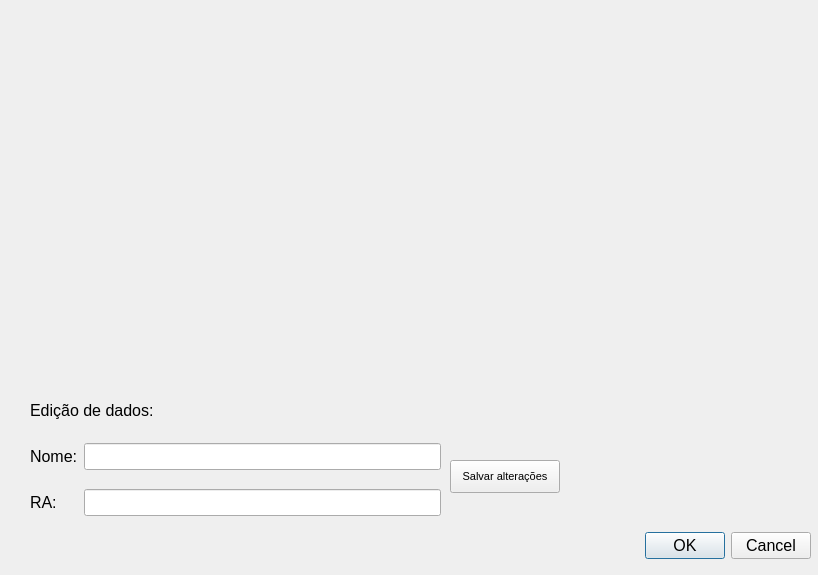
<?xml version="1.0" encoding="UTF-8"?>
<ui version="4.0">
 <class>Info_aluno</class>
 <widget class="QDialog" name="Info_aluno">
  <property name="geometry">
   <rect>
    <x>0</x>
    <y>0</y>
    <width>818</width>
    <height>575</height>
   </rect>
  </property>
  <property name="font">
   <font>
    <pointsize>12</pointsize>
   </font>
  </property>
  <property name="windowTitle">
   <string>Dialog</string>
  </property>
  <widget class="QDialogButtonBox" name="buttonBox">
   <property name="geometry">
    <rect>
     <x>470</x>
     <y>530</y>
     <width>341</width>
     <height>32</height>
    </rect>
   </property>
   <property name="orientation">
    <enum>Qt::Horizontal</enum>
   </property>
   <property name="standardButtons">
    <set>QDialogButtonBox::Cancel|QDialogButtonBox::Ok</set>
   </property>
  </widget>
  <widget class="QLabel" name="lbl_Nome">
   <property name="geometry">
    <rect>
     <x>110</x>
     <y>60</y>
     <width>661</width>
     <height>81</height>
    </rect>
   </property>
   <property name="font">
    <font>
     <pointsize>25</pointsize>
    </font>
   </property>
   <property name="text">
    <string>&lt;Nome aluno&gt;</string>
   </property>
  </widget>
  <widget class="QLabel" name="lbl_RA">
   <property name="geometry">
    <rect>
     <x>110</x>
     <y>190</y>
     <width>331</width>
     <height>81</height>
    </rect>
   </property>
   <property name="font">
    <font>
     <pointsize>25</pointsize>
    </font>
   </property>
   <property name="text">
    <string>&lt;RA&gt;</string>
   </property>
  </widget>
  <widget class="QWidget" name="gridLayoutWidget">
   <property name="geometry">
    <rect>
     <x>30</x>
     <y>430</y>
     <width>411</width>
     <height>101</height>
    </rect>
   </property>
   <layout class="QGridLayout" name="gridLayout">
    <item row="0" column="0">
     <widget class="QLabel" name="label">
      <property name="text">
       <string>Nome:</string>
      </property>
     </widget>
    </item>
    <item row="1" column="0">
     <widget class="QLabel" name="label_2">
      <property name="text">
       <string>RA:</string>
      </property>
     </widget>
    </item>
    <item row="1" column="1">
     <widget class="QLineEdit" name="cxc_Edit_RA"/>
    </item>
    <item row="0" column="1">
     <widget class="QLineEdit" name="cx_Edit_Nome"/>
    </item>
   </layout>
  </widget>
  <widget class="QLabel" name="label_3">
   <property name="geometry">
    <rect>
     <x>30</x>
     <y>395</y>
     <width>201</width>
     <height>31</height>
    </rect>
   </property>
   <property name="text">
    <string>Edição de dados:</string>
   </property>
  </widget>
  <widget class="QPushButton" name="pushButton">
   <property name="geometry">
    <rect>
     <x>450</x>
     <y>460</y>
     <width>110</width>
     <height>33</height>
    </rect>
   </property>
   <property name="font">
    <font>
     <pointsize>8</pointsize>
    </font>
   </property>
   <property name="text">
    <string>Salvar alterações</string>
   </property>
  </widget>
 </widget>
 <resources/>
 <connections>
  <connection>
   <sender>buttonBox</sender>
   <signal>accepted()</signal>
   <receiver>Info_aluno</receiver>
   <slot>accept()</slot>
   <hints>
    <hint type="sourcelabel">
     <x>248</x>
     <y>254</y>
    </hint>
    <hint type="destinationlabel">
     <x>157</x>
     <y>274</y>
    </hint>
   </hints>
  </connection>
  <connection>
   <sender>buttonBox</sender>
   <signal>rejected()</signal>
   <receiver>Info_aluno</receiver>
   <slot>reject()</slot>
   <hints>
    <hint type="sourcelabel">
     <x>316</x>
     <y>260</y>
    </hint>
    <hint type="destinationlabel">
     <x>286</x>
     <y>274</y>
    </hint>
   </hints>
  </connection>
 </connections>
</ui>
